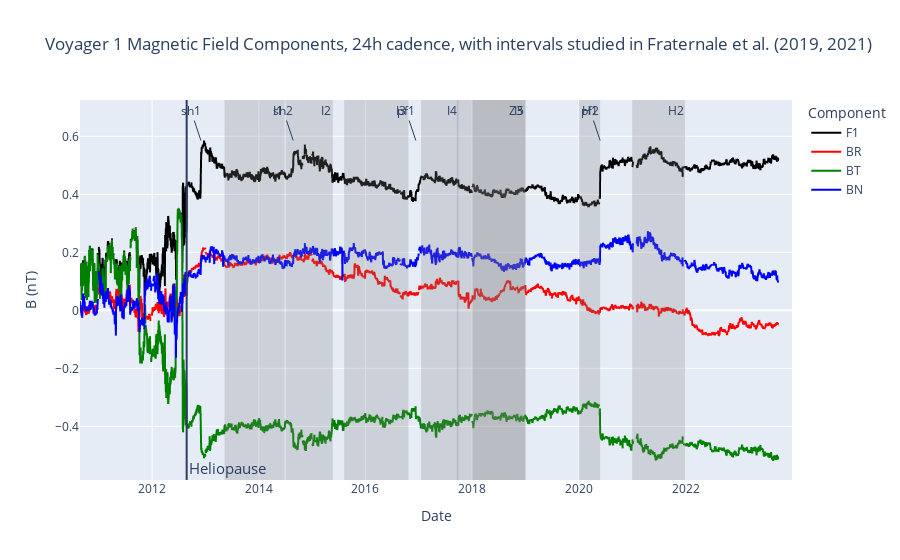

The cell this chart's notebook holds for it:
### Code cell
import datetime

v1_hp_date = "2012-08-25"
v1_end_date = v1_df.index[-1]

v1_time_diff = v1_end_date - pd.to_datetime(v1_hp_date)

fig = px.line(
    v1_df[["F1", "BR", "BT", "BN"]],
    title="Magnetic Field Components",
    color_discrete_map={"F1": "black", "BR": "red", "BT": "green", "BN": "blue"},
)



match = re.search(r"voyager(\d)", v1_file_list[0], re.IGNORECASE)



if match:

    spacecraft_name = f"Voyager {match.group(1)}"



else:

    spacecraft_name = "Voyager"



fig.update_layout(
    xaxis_title="Date",
    yaxis_title="B (nT)",
    title=f"{spacecraft_name} Magnetic Field Components, {preset_cadence} cadence, with intervals studied in Fraternale et al. (2019, 2021)",
    legend_title="Component",
)



fig.add_vline(
    # x="2012-08-25",
    x=datetime.datetime.strptime(v1_hp_date, "%Y-%m-%d").timestamp()
    * 1000,  # work-around for bug in plotly
    annotation_text="Heliopause",
    annotation_position="bottom right",
    annotation_font_size=15,
)
# Add annotation "sh1" at the top of the line
fig.add_annotation(
    x=pd.to_datetime("2012-01-01") + pd.DateOffset(days=335 - 1),
    y=max(v1_df[["F1", "BR", "BT", "BN"]].max()),
    text="sh1",
)


fig.add_annotation(
    x=pd.to_datetime("2014-01-01") + pd.DateOffset(days=236 - 1),
    y=max(v1_df[["F1", "BR", "BT", "BN"]].max()),
    text="sh2",
)

fig.add_annotation(
    x=pd.to_datetime("2016-01-01") + pd.DateOffset(days=346 - 1),
    y=max(v1_df[["F1", "BR", "BT", "BN"]].max()),
    text="pf1",
)

fig.add_annotation(
    x=pd.to_datetime("2020-01-01") + pd.DateOffset(days=147 - 1),
    y=max(v1_df[["F1", "BR", "BT", "BN"]].max()),
    text="pf2",
)

create_highlight_region("I1", 131, 2013, 176, 2014)
create_highlight_region("I2", 184, 2014, 141, 2015)
create_highlight_region("I3", 220, 2015, 294, 2016)
create_highlight_region("Z3", int(0.7178 * 365), 2017, int(0.9973 * 365), 2018)
create_highlight_region("I4", 16, 2017, 272, 2017)
create_highlight_region("I5", 1, 2018, 365, 2018)


create_highlight_region("H1", 1, 2020, 146, 2020)



create_highlight_region("H2", 1, 2021, 365, 2021)

fig.update_xaxes(
    range=[
        pd.to_datetime(v1_hp_date) + pd.DateOffset(years=-2),
        pd.to_datetime(v1_hp_date) + v1_time_diff,
    ]
)


fig.show()

### Figure 1 — Plotly figure (JSON) as saved in the notebook; plotly's stock layout.template omitted (floating-point values rounded to 4 significant figures; data arrays with more than 128 entries replaced by an {"elided": "..."} marker saying what was removed)
{"data": [{"hovertemplate": "variable=F1<br>index=%{x}<br>value=%{y}<extra></extra>", "legendgroup": "F1", "line": {"color": "black", "dash": "solid"}, "marker": {"symbol": "circle"}, "mode": "lines", "name": "F1", "showlegend": true, "type": "scattergl", "x": {"elided": "5478 str values"}, "xaxis": "x", "y": {"elided": "5478 float values"}, "yaxis": "y"}, {"hovertemplate": "variable=BR<br>index=%{x}<br>value=%{y}<extra></extra>", "legendgroup": "BR", "line": {"color": "red", "dash": "solid"}, "marker": {"symbol": "circle"}, "mode": "lines", "name": "BR", "showlegend": true, "type": "scattergl", "x": {"elided": "5478 str values"}, "xaxis": "x", "y": {"elided": "5478 float values"}, "yaxis": "y"}, {"hovertemplate": "variable=BT<br>index=%{x}<br>value=%{y}<extra></extra>", "legendgroup": "BT", "line": {"color": "green", "dash": "solid"}, "marker": {"symbol": "circle"}, "mode": "lines", "name": "BT", "showlegend": true, "type": "scattergl", "x": {"elided": "5478 str values"}, "xaxis": "x", "y": {"elided": "5478 float values"}, "yaxis": "y"}, {"hovertemplate": "variable=BN<br>index=%{x}<br>value=%{y}<extra></extra>", "legendgroup": "BN", "line": {"color": "blue", "dash": "solid"}, "marker": {"symbol": "circle"}, "mode": "lines", "name": "BN", "showlegend": true, "type": "scattergl", "x": {"elided": "5478 str values"}, "xaxis": "x", "y": {"elided": "5478 float values"}, "yaxis": "y"}], "layout": {"annotations": [{"font": {"size": 15}, "showarrow": false, "text": "Heliopause", "x": 1345809600000, "xanchor": "left", "xref": "x", "y": 0, "yanchor": "bottom", "yref": "y domain"}, {"text": "sh1", "x": "2012-11-30T00:00:00", "y": 0.5856}, {"text": "sh2", "x": "2014-08-24T00:00:00", "y": 0.5856}, {"text": "pf1", "x": "2016-12-11T00:00:00", "y": 0.5856}, {"text": "pf2", "x": "2020-05-26T00:00:00", "y": 0.5856}, {"showarrow": false, "text": "I1", "x": "2014-06-26T00:00:00", "xanchor": "right", "xref": "x", "y": 1, "yanchor": "top", "yref": "y domain"}, {"showarrow": false, "text": "I2", "x": "2015-05-22T00:00:00", "xanchor": "right", "xref": "x", "y": 1, "yanchor": "top", "yref": "y domain"}, {"showarrow": false, "text": "I3", "x": "2016-10-21T00:00:00", "xanchor": "right", "xref": "x", "y": 1, "yanchor": "top", "yref": "y domain"}, {"showarrow": false, "text": "Z3", "x": "2018-12-31T00:00:00", "xanchor": "right", "xref": "x", "y": 1, "yanchor": "top", "yref": "y domain"}, {"showarrow": false, "text": "I4", "x": "2017-09-30T00:00:00", "xanchor": "right", "xref": "x", "y": 1, "yanchor": "top", "yref": "y domain"}, {"showarrow": false, "text": "I5", "x": "2019-01-01T00:00:00", "xanchor": "right", "xref": "x", "y": 1, "yanchor": "top", "yref": "y domain"}, {"showarrow": false, "text": "H1", "x": "2020-05-26T00:00:00", "xanchor": "right", "xref": "x", "y": 1, "yanchor": "top", "yref": "y domain"}, {"showarrow": false, "text": "H2", "x": "2022-01-01T00:00:00", "xanchor": "right", "xref": "x", "y": 1, "yanchor": "top", "yref": "y domain"}], "legend": {"title": {"text": "Component"}, "tracegroupgap": 0}, "shapes": [{"type": "line", "x0": 1345809600000, "x1": 1345809600000, "xref": "x", "y0": 0, "y1": 1, "yref": "y domain"}, {"fillcolor": "grey", "line": {"width": 0}, "opacity": 0.25, "type": "rect", "x0": "2013-05-11T00:00:00", "x1": "2014-06-26T00:00:00", "xref": "x", "y0": 0, "y1": 1, "yref": "y domain"}, {"fillcolor": "grey", "line": {"width": 0}, "opacity": 0.25, "type": "rect", "x0": "2014-07-03T00:00:00", "x1": "2015-05-22T00:00:00", "xref": "x", "y0": 0, "y1": 1, "yref": "y domain"}, {"fillcolor": "grey", "line": {"width": 0}, "opacity": 0.25, "type": "rect", "x0": "2015-08-08T00:00:00", "x1": "2016-10-21T00:00:00", "xref": "x", "y0": 0, "y1": 1, "yref": "y domain"}, {"fillcolor": "grey", "line": {"width": 0}, "opacity": 0.25, "type": "rect", "x0": "2017-09-18T00:00:00", "x1": "2018-12-31T00:00:00", "xref": "x", "y0": 0, "y1": 1, "yref": "y domain"}, {"fillcolor": "grey", "line": {"width": 0}, "opacity": 0.25, "type": "rect", "x0": "2017-01-16T00:00:00", "x1": "2017-09-30T00:00:00", "xref": "x", "y0": 0, "y1": 1, "yref": "y domain"}, {"fillcolor": "grey", "line": {"width": 0}, "opacity": 0.25, "type": "rect", "x0": "2018-01-01T00:00:00", "x1": "2019-01-01T00:00:00", "xref": "x", "y0": 0, "y1": 1, "yref": "y domain"}, {"fillcolor": "grey", "line": {"width": 0}, "opacity": 0.25, "type": "rect", "x0": "2020-01-01T00:00:00", "x1": "2020-05-26T00:00:00", "xref": "x", "y0": 0, "y1": 1, "yref": "y domain"}, {"fillcolor": "grey", "line": {"width": 0}, "opacity": 0.25, "type": "rect", "x0": "2021-01-01T00:00:00", "x1": "2022-01-01T00:00:00", "xref": "x", "y0": 0, "y1": 1, "yref": "y domain"}], "title": {"text": "Voyager 1 Magnetic Field Components, 24h cadence, with intervals studied in Fraternale et al. (2019, 2021)"}, "xaxis": {"anchor": "y", "domain": [0, 1], "range": ["2010-08-25T00:00:00", "2023-12-31T00:00:00"], "title": {"text": "Date"}}, "yaxis": {"anchor": "x", "domain": [0, 1], "title": {"text": "B (nT)"}}}}
